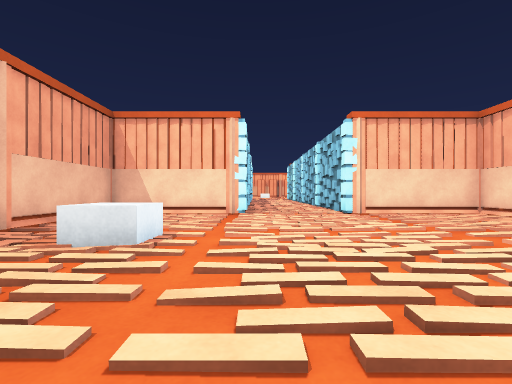
View 1 (above)

12 first-person views from a walk through a 3-D level made in the Unity game engine. The camera is 0.72 m above the floor, looks level and sees 85° across. The floor is counted in squares, 1 m on a side. Each view is taken from the middle of a square. On the plan, view 1 faces up. The plan holds only what a view shows up to about 10 squares ahead; the rest is blank. Surface patterns are stand-ins for the level's own textures.

View 2
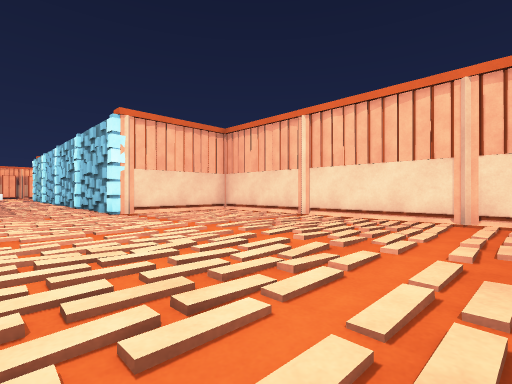

View 3
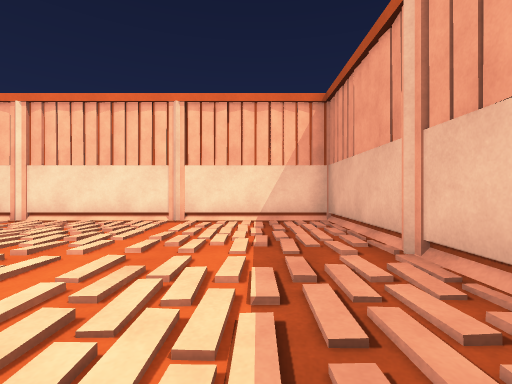

View 4
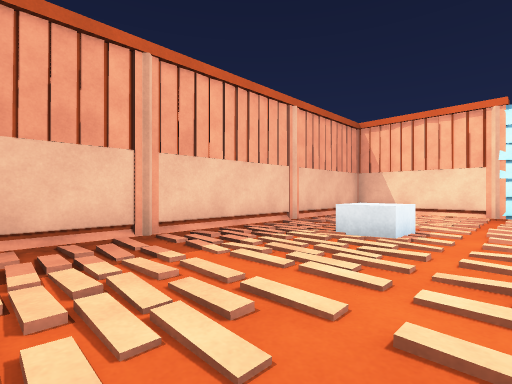

View 5
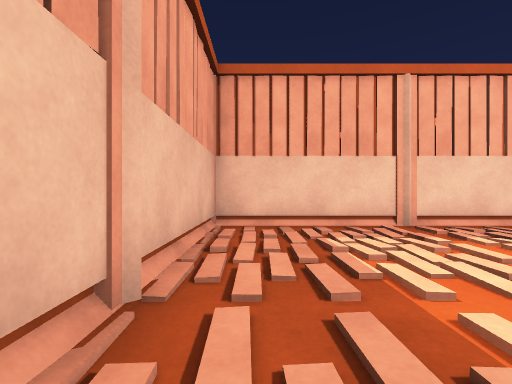

View 6
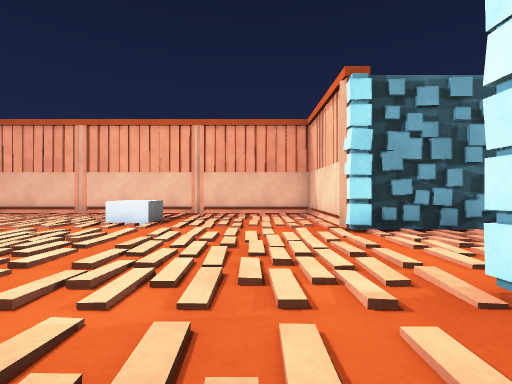

View 7
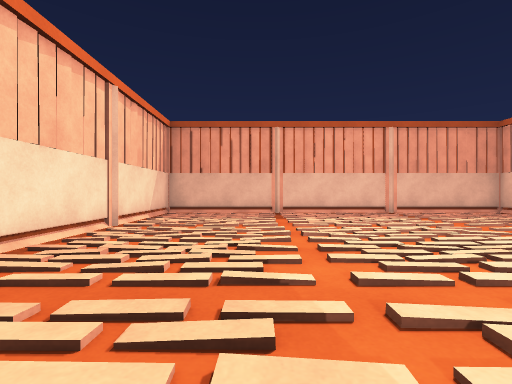

View 8
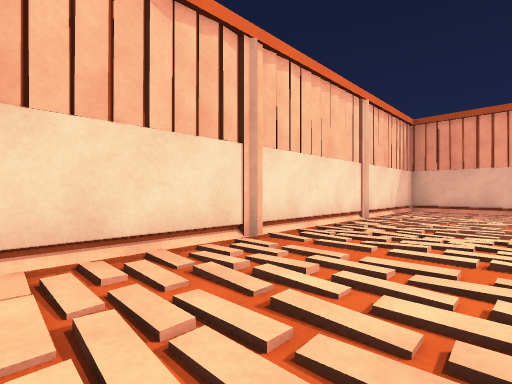

View 9
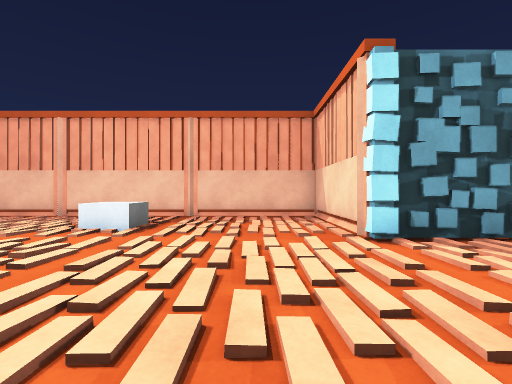

View 10
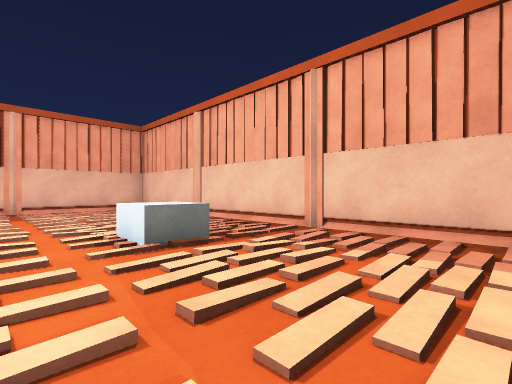

View 11
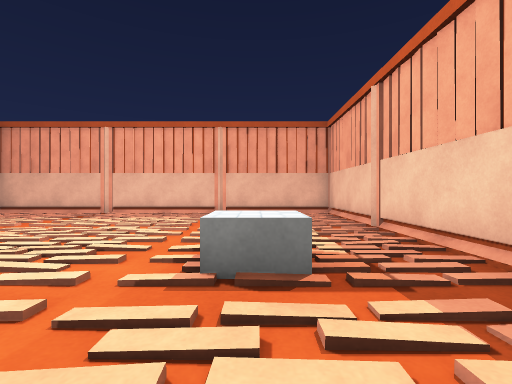

View 12
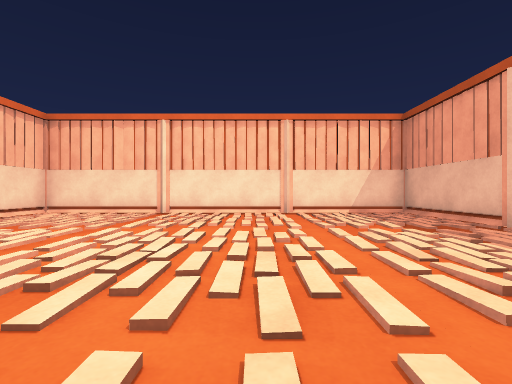

### Floor plan
Points are (right, up) in squares from view 1. A wall is a line through its corners. A room is listed if a view was taken in it or the views show most of it. See-through windows are left out.
Room 1 (views 1, 2, 3, 4, 5, 6, 7, 8, 9, 10, 11, 12)
walls: (-1.4, 8.8) (-4.6, 8.8) (-4.6, -2.8) (7.1, -2.8) (7.1, 8.8) (3.4, 8.8)
ways out: opening at (1, 10)
objects: pillar (-5, 1); pillar (-5, 5); other object (-2, 4); pillar (-1, -3); pillar (-1, 9); pillar (0, 9); pillar (3, -3); pillar (3, 9); pillar (7, 1); pillar (7, 5)

Where each view was taken, in squares from view 1:
view 1: 0 up, 0 right, facing up
view 2: 0 up, 0 right, facing up-right
view 3: 1 down, 0 right, facing right
view 4: 1 down, 0 right, facing up-left
view 5: 2 down, 1 right, facing left
view 6: 7 up, 5 right, facing left
view 7: 7 up, 4 right, facing down
view 8: 8 up, 4 right, facing down-right
view 9: 7 up, 4 right, facing left
view 10: 8 up, 0 right, facing down-left
view 11: 7 up, 2 left, facing down
view 12: 2 up, 2 left, facing right
